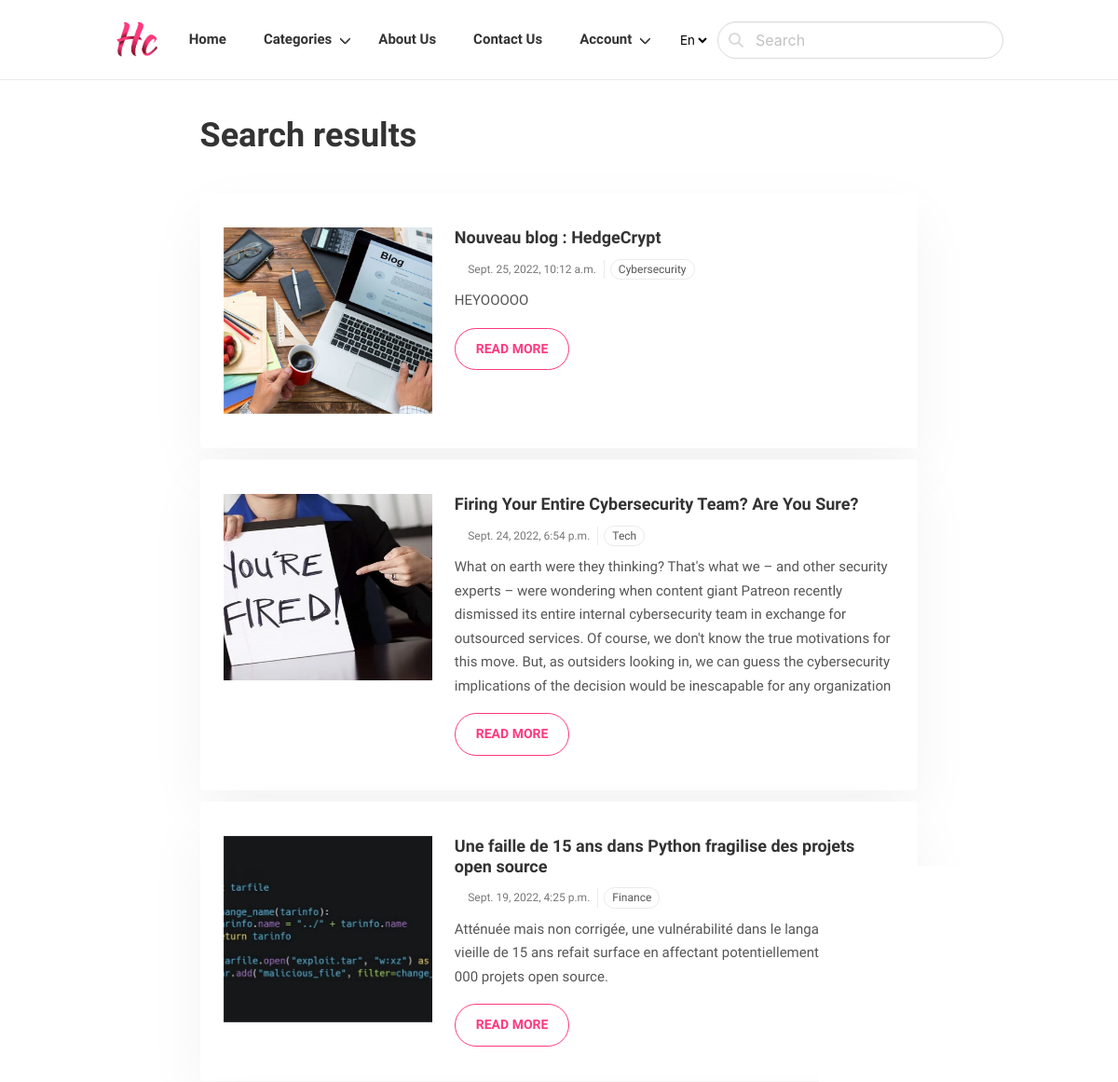
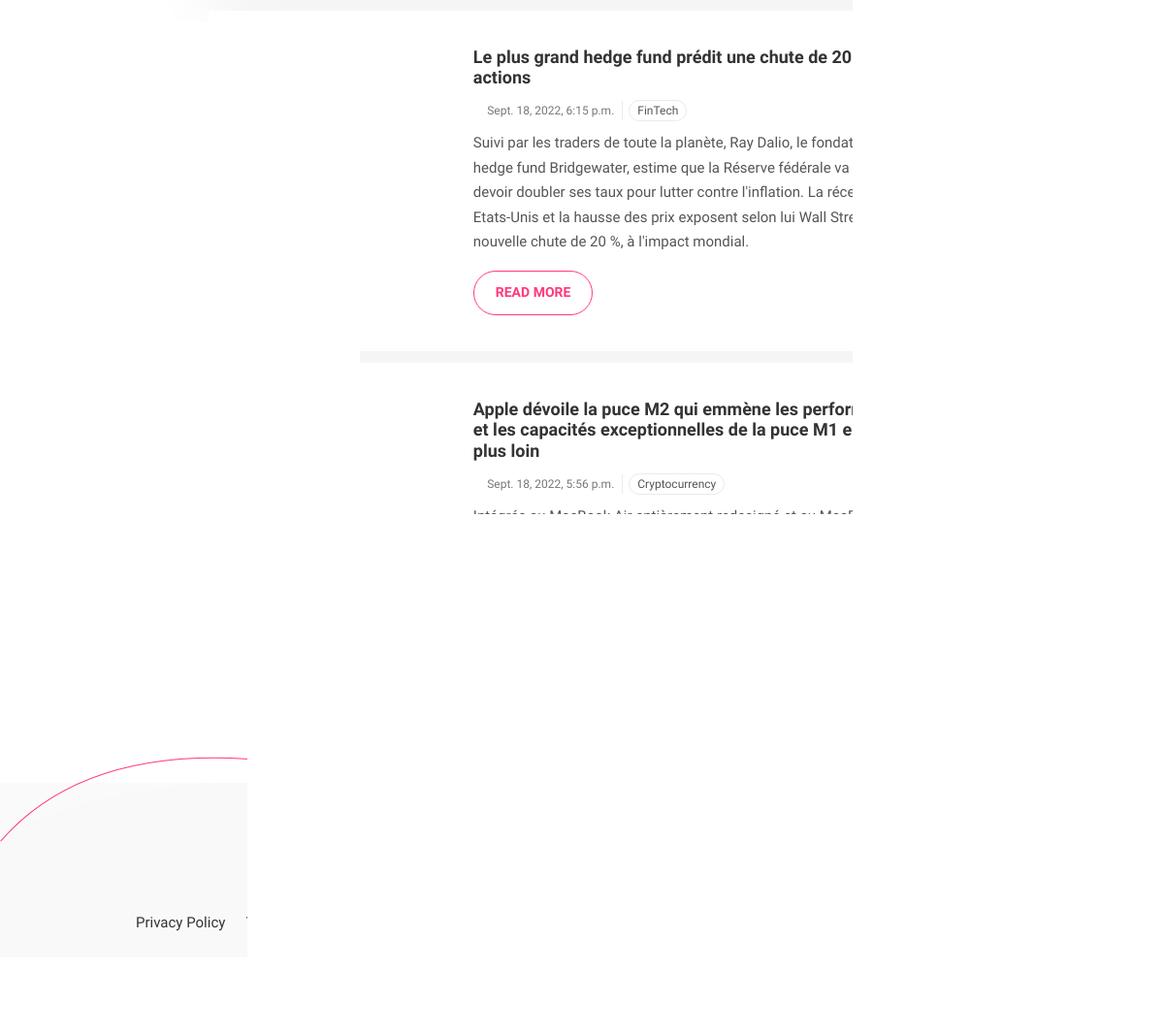
The app's page /search/ with its own data (2 pictures, top to bottom).
### blog/models.py (models this page shows, shortened)
class Post(models.Model):
    ACTIVE = "active"
    DRAFT = "draft"
    CHOICES_STATUS = (
        (ACTIVE, "Active"),
        (DRAFT, "Draft")
    )
    category = models.ForeignKey(Category, related_name="posts", on_delete=models.CASCADE)
    title = models.CharField(max_length=255)
    slug = models.SlugField()
    intro = models.TextField()
    body = RichTextField(blank=True,null=True)
    created_at = models.DateTimeField(auto_now_add=True)
    status = models.CharField(max_length=10, choices= CHOICES_STATUS, default=ACTIVE)
    image = models.ImageField(upload_to='uploads/', blank=True, null=True)
    class Meta:
        ordering = ("-created_at",)

class Category(models.Model):
    title = models.CharField(max_length=255)
    slug = models.SlugField()
    class Meta:
        ordering = ("title",)
        verbose_name_plural = "Categories"
    def __str__(self):
        return self.title

### blog/views.py (the view)
# urls.py: path("search/", views.search, name="search"),
def search(request):
    query = request.GET.get("query", "")
    posts = Post.objects.filter(status=Post.ACTIVE).filter(Q(title__icontains=query) | Q(intro__icontains=query) | Q(body__icontains=query))
    return render(request, 'blog/search.html', {"posts":posts, "query":query})

### blog/templates/blog/search.html (shortened to what this page needs)
{% extends "core/index.html" %}
{% load static %}
{% block content %}
<div class="py-3"></div>
<section class="section">
  <div class="container">
    <div class="columns is-multiline is-desktop is-justify-content-center">
      <div class="column is-10-desktop mb-3">
        <h1 class="h2 mb-4">Search results
        </h1>
      </div>
      <div class="column is-10-desktop">
        {% for post in posts %}
        <article class="card mb-5">
            <div class="columns is-desktop card-body">
              <div class="column is-4-desktop">
                <div class="post-slider slider-sm">
                  <img src="{{ post.image.url }}" class="card-img" alt="post-thumb" style="height:200px; object-fit: cover;">
                </div>
              </div>
              <div class="column is-8-desktop">
                <h3 class="h4 mb-3"><a class="post-title" href="post-detail.html">{{ post.title }}</a></h3>
                <ul class="card-meta list-inline">
                  <li class="list-inline-item">
                    <i class="ti-calendar"></i>{{ post.created_at }}
                  </li>
                  <li class="list-inline-item">
                    <ul class="card-meta-tag list-inline">
                      <li class="list-inline-item"><a href="tags.html">{{ post.category }}</a></li>
                    </ul>
                  </li>
                </ul>
                <p>{{ post.intro }}</p>
                <a href="post-detail.html" class="btn btn-outline-primary">Read More</a>
              </div>
            </div>
          </article>
        {% empty %}
                            <div class="content mb-6">
                                <p>No results for the given query... </p>
                            </div>
        {% endfor %}
    </div>
    </div>
  </div>
</section>
{% endblock %}

### core/templates/core/index.html (shortened to what this page needs)
{% load static %}
<!DOCTYPE html>
<html lang="en-us">
  <head>
    <link rel="stylesheet" href="{% static 'core/css/bulma.min.css' %}">
    <link rel="stylesheet" href="{% static 'core/css/themify-icons.css' %}">
    <link rel="stylesheet" href="{% static 'core/css/slick.css' %}">
    <link rel="stylesheet" href="{% static 'core/css/base.css' %}" media="screen">
  </head>
  <body>
  <nav class="navigation navbar is-fixed-top is-align-items-center is-transparent" role="navigation"
  aria-label="main navigation">
  <div class="container">
    <div class="navbar-brand">
      <a class="navbar-item" href="/">
        <img class="img-fluid" width="50px" src="{% static 'core/img/Logo_HC.png' %}"
        alt="Logo HedgeCrypt">
      </a>
    </div>
    <div id="navbarBasicExample" class="navbar-menu">
      <div class="navbar-start mx-auto">
        <li class="navbar-item">
          <a class="navbar-link is-arrowless" href="/">Home</a>
        </li>
        <div class="navbar-item has-dropdown is-hoverable">
          <a class="navbar-link">
            Categories
          </a>
        </div>
        <li class="navbar-item">
          <a class="navbar-link is-arrowless" href="contact.html">About us</a>
        </li>
        <li class="navbar-item">
          <a class="navbar-link is-arrowless" href="contact.html">Contact us</a>
        </li>
        <div class="navbar-item has-dropdown is-hoverable">
          <a class="navbar-link">
            Account
          </a>
        </div>
      </div>
      <div class="navbar-end is-align-items-center ml-0">
        <select class="m-2 border-0 is-transparent is-border-0" id="select-language">
          <option id="en" value="" selected>En</option>
        </select>
        <form method="get" action="{% url 'search' %}">
          <div class="control has-icons-left">
            <input class="input is-rounded" name="query" type="text" placeholder="Search">
            <span class="icon is-left">
            </span>
          </div>
        </form>
      </div>
    </div>
  </div>
</nav>
        {% block content %}
        {% endblock %}
    <footer class="footer">
      <svg class="footer-border" height="214" viewBox="0 0 2204 214" fill="none" xmlns="http://www.w3.org/2000/svg">
        <path
          d="M2203 213C2136.58 157.994 1942.77 -33.1996 1633.1 53.0486C1414.13 114.038 1200.92 188.208 967.765 118.127C820.12 73.7483 263.977 -143.754 0.999958 158.899"
          stroke-width="2" />
      </svg>
      <div class="container">
        <div class="columns is-multiline is-align-items-center">
        <div class="column is-5-desktop has-text-centered has-text-left-desktop mb-4">
            <ul class="footer-list mb-0">
              <li class="list-inline-item"><a href="/privacy_policy">Privacy Policy</a></li>
              <li class="list-inline-item"><a href="/terms_conditions">Terms Conditions</a></li>
            </ul>
        </div>
        <div class="column is-2-desktop has-text-centered mb-4">
          <img class="img-fluid" width="50px" src="{% static 'core/img/Logo_HC.png' %}"
          alt="Logo HedgeCrypt">
        </div>
        <div class="column is-5-desktop has-text-right-desktop has-text-centered mb-4">
        </div>
        <div class="column is-12">
            <div class="border-bottom border-default"></div>
        </div>
        </div>
    </div>
    </footer>
  </body>
</html>

### core/static/core/css/base.css (style rules this page uses)
body { line-height: 1.7; font-family: "Nunito Sans", sans-serif; -webkit-font-smoothing: antialiased; color: #555; font-size: 15px; background-color: #555; }
p { font-weight: 400; color: #555; font-size: 15px; line-height: 1.7; font-family: "Nunito Sans", sans-serif; margin-bottom: 1rem; }
h1, h2, h3, h4, h5, h6, .h1, .h2, .h3, .h4, .h5, .h6 { color: #333; font-family: "Nunito Sans", sans-serif; font-weight: 800; line-height: 1.2; }
h1, .h1 { font-size: 52px; }
h2, .h2 { font-size: 36px; }
h3, .h3 { font-size: 24px; }
h4, .h4 { font-size: 18px; }
.btn { font-size: 14px; font-family: "Nunito Sans", sans-serif; font-weight: 700; text-transform: uppercase; padding: 10px 22px; border-radius: 50px; border: 1px solid; position: relative; z-index: 1; transition: 0.2s ease; display: inline-block; }
.btn-outline-primary { background: transparent; color: #FF387E; border-color: #FF387E; }
body { background-color: #fff; overflow-x: hidden; word-break: break-word; }
img { vertical-align: middle; border: 0; }
a, a:hover, a:focus { text-decoration: none; }
a, button, select { cursor: pointer; transition: 0.2s ease; }
.slick-slide { outline: 0; }
.shadow, .promotion, .logo-list li, .widget, .card { box-shadow: 0px 25px 65px rgba(0, 0, 0, 0.05) !important; }
.section { padding-top: 100px; padding-bottom: 100px; }
.border-default { border-color: #EBEBEB !important; }
.list-inline-item { display: inline-block; }
.list-inline-item:not(:last-child) { display: inline-block; margin-right: 0.5em; }
.mx-auto { margin-left: auto; margin-right: auto; }
.is-transparent { background-color: transparent; }
.is-border-0 { border: none; }
.container { padding: 0 15px; }
.img-fluid { max-width: 100%; height: auto; }
.border-bottom { border-bottom: 1px solid #dee2e6 !important; }
.section { padding-left: 0; padding-right: 0; }
.border-default { border-color: #ddd !important; }
.border-0 { border: 0 !important; }
.navigation { border-bottom: 1px solid #EBEBEB; transition: 0.2s ease; padding: 5px 0 !important; background-color: transparent; }
.navbar-item img { max-height: initial; }
.navbar-item { margin: 0; padding: 0.4rem 0 !important; }
.navbar-item .navbar-link { text-transform: capitalize; font-family: "Nunito Sans", sans-serif; font-weight: 600; }
.navbar-link:not(.is-arrowless) { padding-right: 2em !important; }
.navbar-link { color: #333; }
.navbar-link:not(.is-arrowless)::after { margin-top: -0.375em; right: 0.7em; border: 2px solid #333; border-top: 0; border-right: 0; }
.navbar .navbar-link { padding: 20px; }
.card { border: 0; background-color: #fff; transition: 0.2s ease; }
.card-body { padding: 25px; }
.card-meta { display: flex; align-items: center; flex-wrap: wrap; font-size: 12px; color: #777; margin-bottom: 0; }
.card-meta li { margin-bottom: 10px; }
.card-meta li:not(:last-child) { border-right: 1px solid #EBEBEB; padding-right: 8px; }
.card-meta i { color: #dddddd; margin-right: 5px; }
.card-meta-tag { margin-bottom: 0; }
.card-meta-tag li { border: 0 !important; padding-right: 0 !important; margin-bottom: 0 !important; }
.card-meta-tag li a { padding: 0px 8px; border-radius: 30px; border: 1px solid #EBEBEB; color: #555; display: inline-block; }
.post-title { color: #333; font-weight: 700; }
.post-slider { overflow: hidden; }
.footer { padding: 120px 0 50px; background-image: url(../img/backgrounds/footer-bg.svg); background-position: top center; background-repeat: no-repeat; background-size: cover; position: relative; }
.footer-list a { display: block; color: #333; padding: 5px; }
.footer-border { position: absolute; top: -75px; width: 100%; stroke: #FF387E; }

### records on screen
Post: image (picture), title "Nouveau blog : HedgeCrypt", created_at "Sept. 25, 2022, 10:12 a.m.", category "Cybersecurity", intro "HEYOOOOO"
Post: image (picture), title "Firing Your Entire Cybersecurity Team? Are You Sure?", created_at "Sept. 24, 2022, 6:54 p.m.", category "Tech", intro "What on earth were they thinking? That's what we – and other security experts – were wondering when content giant Patreon recently dismissed its entire internal cybersecurity team in exchange for outsourced services. Of course, we don't know the true motivations for this move. But, as outsiders looking in, we can guess the cybersecurity implications of the decision would be inescapable for any organization"
Post: image (picture), title "Une faille de 15 ans dans Python fragilise des projets open source", created_at "Sept. 19, 2022, 4:25 p.m.", category "Finance", intro "Atténuée mais non corrigée, une vulnérabilité dans le langage Python vieille de 15 ans refait surface en affectant potentiellement plus de 350 000 projets open source."
Post: image (picture), title "Le plus grand hedge fund prédit une chute de 20 % des actions", created_at "Sept. 18, 2022, 6:15 p.m.", category "FinTech", intro "Suivi par les traders de toute la planète, Ray Dalio, le fondateur du hedge fund Bridgewater, estime que la Réserve fédérale va encore devoir doubler ses taux pour lutter contre l'inflation. La récession aux Etats-Unis et la hausse des prix exposent selon lui Wall Street à une nouvelle chute de 20 %, à l'impact mondial."
Post: image (picture), title "Apple dévoile la puce M2 qui emmène les performances et les capacités exceptionnelles de la puce M1 encore plus loin", created_at "Sept. 18, 2022, 5:56 p.m.", category "Cryptocurrency", intro "Intégrée au MacBook Air entièrement redesigné et au MacBook Pro 13 pouces actualisé, la puce M2 délivre des performances et des capacités d’une efficacité énergétique sans précédent"
